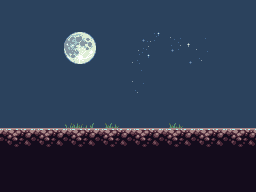

This game map was drawn from its Tiled (.tmx) file and the tilesets committed beside it. A one-line description and the full map source follow:
An orthogonal 8x6 tile map with 32x32 px tiles, 2 tile layers (Tile Layer 1, Tile Layer 2).

<map version="1.8" tiledversion="1.8.0" orientation="orthogonal" renderorder="right-down" width="8" height="6" tilewidth="32" tileheight="32" infinite="0" nextlayerid="3" nextobjectid="1">
 <tileset firstgid="1" source="blocks.tsx" />
 <layer id="1" name="Tile Layer 1" width="8" height="6">
  <data encoding="csv">
12,12,12,12,12,12,12,12,
12,12,12,12,12,12,12,12,
12,12,12,12,12,12,12,12,
12,12,12,12,12,12,12,12,
2,2,2,2,2,2,2,2,
10,10,10,10,10,10,10,10
</data>
 </layer>
 <layer id="2" name="Tile Layer 2" width="8" height="6">
  <data encoding="csv">
0,0,0,0,0,0,0,0,
0,0,4,0,14,15,16,0,
0,0,0,0,16,0,0,0,
0,0,22,23,0,23,0,0,
0,0,0,0,0,0,0,0,
0,0,0,0,0,0,0,0
</data>
 </layer>
</map>
